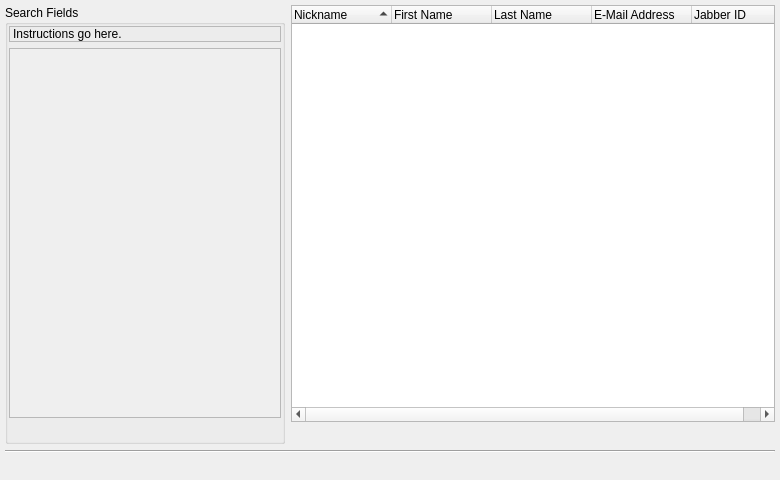
<?xml version="1.0" encoding="UTF-8"?>
<ui version="4.0">
 <class>Search</class>
 <widget class="QWidget" name="Search">
  <property name="geometry">
   <rect>
    <x>0</x>
    <y>0</y>
    <width>780</width>
    <height>480</height>
   </rect>
  </property>
  <property name="minimumSize">
   <size>
    <width>640</width>
    <height>480</height>
   </size>
  </property>
  <property name="windowTitle">
   <string>Search: %1</string>
  </property>
  <layout class="QVBoxLayout">
   <property name="margin">
    <number>5</number>
   </property>
   <item>
    <layout class="QHBoxLayout">
     <property name="margin">
      <number>0</number>
     </property>
     <item>
      <widget class="QGroupBox" name="gb_search">
       <property name="minimumSize">
        <size>
         <width>280</width>
         <height>0</height>
        </size>
       </property>
       <property name="maximumSize">
        <size>
         <width>256</width>
         <height>32767</height>
        </size>
       </property>
       <property name="title">
        <string>Search Fields</string>
       </property>
       <layout class="QVBoxLayout">
        <property name="margin">
         <number>1</number>
        </property>
        <item>
         <layout class="QVBoxLayout">
          <property name="margin">
           <number>0</number>
          </property>
          <item>
           <widget class="QLabel" name="lb_instructions">
            <property name="frameShape">
             <enum>QFrame::StyledPanel</enum>
            </property>
            <property name="frameShadow">
             <enum>QFrame::Sunken</enum>
            </property>
            <property name="text">
             <string>Instructions go here.</string>
            </property>
            <property name="wordWrap">
             <bool>true</bool>
            </property>
           </widget>
          </item>
          <item>
           <widget class="QScrollArea" name="scrollArea">
            <property name="sizePolicy">
             <sizepolicy hsizetype="Preferred" vsizetype="Expanding">
              <horstretch>0</horstretch>
              <verstretch>0</verstretch>
             </sizepolicy>
            </property>
            <property name="horizontalScrollBarPolicy">
             <enum>Qt::ScrollBarAlwaysOff</enum>
            </property>
            <property name="widgetResizable">
             <bool>true</bool>
            </property>
            <widget class="QWidget" name="scrollAreaWidgetContents_2">
             <property name="geometry">
              <rect>
               <x>0</x>
               <y>0</y>
               <width>270</width>
               <height>363</height>
              </rect>
             </property>
            </widget>
           </widget>
          </item>
          <item>
           <layout class="QHBoxLayout">
            <property name="margin">
             <number>0</number>
            </property>
            <item>
             <widget class="IconButton" name="pb_search" native="true">
              <property name="text" stdset="0">
               <string>&amp;Search</string>
              </property>
              <property name="psiIconName" stdset="0">
               <string>psi/search</string>
              </property>
              <property name="default" stdset="0">
               <bool>true</bool>
              </property>
             </widget>
            </item>
            <item>
             <spacer name="Spacer1">
              <property name="orientation">
               <enum>Qt::Horizontal</enum>
              </property>
              <property name="sizeType">
               <enum>QSizePolicy::Expanding</enum>
              </property>
              <property name="sizeHint" stdset="0">
               <size>
                <width>30</width>
                <height>16</height>
               </size>
              </property>
             </spacer>
            </item>
            <item>
             <widget class="IconButton" name="pb_stop" native="true">
              <property name="text" stdset="0">
               <string>&amp;Stop</string>
              </property>
              <property name="psiIconName" stdset="0">
               <string>psi/stop</string>
              </property>
             </widget>
            </item>
           </layout>
          </item>
         </layout>
        </item>
       </layout>
      </widget>
     </item>
     <item>
      <layout class="QVBoxLayout">
       <property name="margin">
        <number>0</number>
       </property>
       <item>
        <widget class="QTreeWidget" name="lv_results">
         <property name="alternatingRowColors">
          <bool>true</bool>
         </property>
         <property name="selectionMode">
          <enum>QAbstractItemView::ExtendedSelection</enum>
         </property>
         <property name="selectionBehavior">
          <enum>QAbstractItemView::SelectRows</enum>
         </property>
         <property name="indentation">
          <number>0</number>
         </property>
         <property name="uniformRowHeights">
          <bool>true</bool>
         </property>
         <property name="itemsExpandable">
          <bool>false</bool>
         </property>
         <property name="sortingEnabled">
          <bool>true</bool>
         </property>
         <property name="allColumnsShowFocus">
          <bool>true</bool>
         </property>
         <column>
          <property name="text">
           <string>Nickname</string>
          </property>
         </column>
         <column>
          <property name="text">
           <string>First Name</string>
          </property>
         </column>
         <column>
          <property name="text">
           <string>Last Name</string>
          </property>
         </column>
         <column>
          <property name="text">
           <string>E-Mail Address</string>
          </property>
         </column>
         <column>
          <property name="text">
           <string>Jabber ID</string>
          </property>
         </column>
        </widget>
       </item>
       <item>
        <layout class="QHBoxLayout">
         <property name="margin">
          <number>0</number>
         </property>
         <item>
          <spacer name="Spacer3">
           <property name="orientation">
            <enum>Qt::Horizontal</enum>
           </property>
           <property name="sizeType">
            <enum>QSizePolicy::Expanding</enum>
           </property>
           <property name="sizeHint" stdset="0">
            <size>
             <width>222</width>
             <height>16</height>
            </size>
           </property>
          </spacer>
         </item>
         <item>
          <widget class="IconButton" name="pb_add" native="true">
           <property name="text" stdset="0">
            <string>&amp;Add Contact</string>
           </property>
           <property name="psiIconName" stdset="0">
            <string>psi/addContact</string>
           </property>
          </widget>
         </item>
         <item>
          <widget class="IconButton" name="pb_info" native="true">
           <property name="text" stdset="0">
            <string>User &amp;Info</string>
           </property>
           <property name="psiIconName" stdset="0">
            <string>psi/vCard</string>
           </property>
          </widget>
         </item>
        </layout>
       </item>
      </layout>
     </item>
    </layout>
   </item>
   <item>
    <widget class="Line" name="line">
     <property name="frameShape">
      <enum>QFrame::HLine</enum>
     </property>
     <property name="frameShadow">
      <enum>QFrame::Sunken</enum>
     </property>
    </widget>
   </item>
   <item>
    <layout class="QHBoxLayout">
     <property name="margin">
      <number>0</number>
     </property>
     <item>
      <widget class="BusyWidget" name="busy" native="true"/>
     </item>
     <item>
      <spacer name="Spacer2">
       <property name="orientation">
        <enum>Qt::Horizontal</enum>
       </property>
       <property name="sizeType">
        <enum>QSizePolicy::Expanding</enum>
       </property>
       <property name="sizeHint" stdset="0">
        <size>
         <width>485</width>
         <height>16</height>
        </size>
       </property>
      </spacer>
     </item>
     <item>
      <widget class="IconButton" name="pb_close" native="true">
       <property name="text" stdset="0">
        <string>&amp;Close</string>
       </property>
      </widget>
     </item>
    </layout>
   </item>
  </layout>
 </widget>
 <layoutdefault spacing="6" margin="11"/>
 <customwidgets>
  <customwidget>
   <class>IconButton</class>
   <extends>QWidget</extends>
   <header>iconbutton.h</header>
  </customwidget>
  <customwidget>
   <class>BusyWidget</class>
   <extends>QWidget</extends>
   <header>busywidget.h</header>
  </customwidget>
 </customwidgets>
 <resources/>
 <connections/>
</ui>
